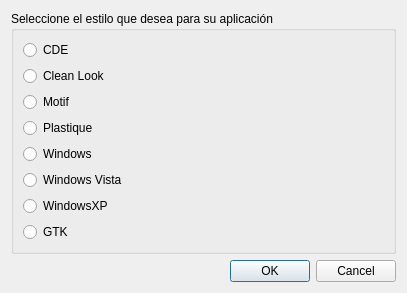
<?xml version="1.0" encoding="UTF-8"?>
<ui version="4.0">
 <class>SeleccionarEstiloDlg</class>
 <widget class="QDialog" name="SeleccionarEstiloDlg">
  <property name="geometry">
   <rect>
    <x>0</x>
    <y>0</y>
    <width>407</width>
    <height>275</height>
   </rect>
  </property>
  <property name="windowTitle">
   <string>Selección de Estilo</string>
  </property>
  <property name="windowIcon">
   <iconset resource="../resources/resources.qrc">
    <normaloff>:/aplicacion/images/alephLogoIcon.ico</normaloff>:/aplicacion/images/alephLogoIcon.ico</iconset>
  </property>
  <layout class="QVBoxLayout">
   <item>
    <widget class="QGroupBox" name="groupBox">
     <property name="title">
      <string>Seleccione el estilo que desea para su aplicación</string>
     </property>
     <layout class="QVBoxLayout" name="verticalLayout">
      <item>
       <widget class="QRadioButton" name="radioButton_1">
        <property name="text">
         <string>CDE</string>
        </property>
       </widget>
      </item>
      <item>
       <widget class="QRadioButton" name="radioButton_2">
        <property name="text">
         <string>Clean Look</string>
        </property>
       </widget>
      </item>
      <item>
       <widget class="QRadioButton" name="radioButton_4">
        <property name="text">
         <string>Motif</string>
        </property>
       </widget>
      </item>
      <item>
       <widget class="QRadioButton" name="radioButton_5">
        <property name="text">
         <string>Plastique</string>
        </property>
       </widget>
      </item>
      <item>
       <widget class="QRadioButton" name="radioButton_6">
        <property name="text">
         <string>Windows</string>
        </property>
       </widget>
      </item>
      <item>
       <widget class="QRadioButton" name="radioButton_7">
        <property name="text">
         <string>Windows Vista</string>
        </property>
       </widget>
      </item>
      <item>
       <widget class="QRadioButton" name="radioButton_8">
        <property name="text">
         <string>WindowsXP</string>
        </property>
       </widget>
      </item>
      <item>
       <widget class="QRadioButton" name="radioButton_9">
        <property name="text">
         <string>GTK</string>
        </property>
       </widget>
      </item>
     </layout>
    </widget>
   </item>
   <item>
    <widget class="QDialogButtonBox" name="bbBotones">
     <property name="standardButtons">
      <set>QDialogButtonBox::Cancel|QDialogButtonBox::Ok</set>
     </property>
    </widget>
   </item>
  </layout>
 </widget>
 <resources>
  <include location="../resources/resources.qrc"/>
  <include location="../resources/resources.qrc"/>
 </resources>
 <connections/>
</ui>
